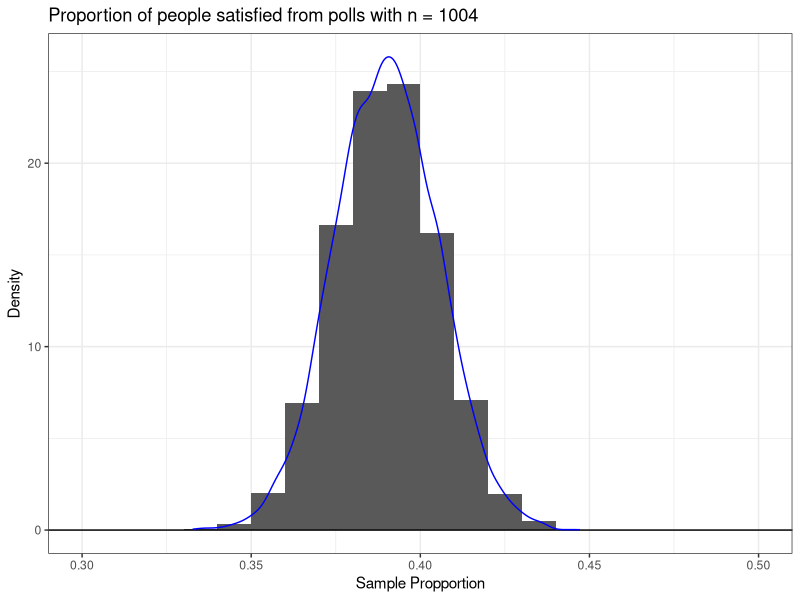
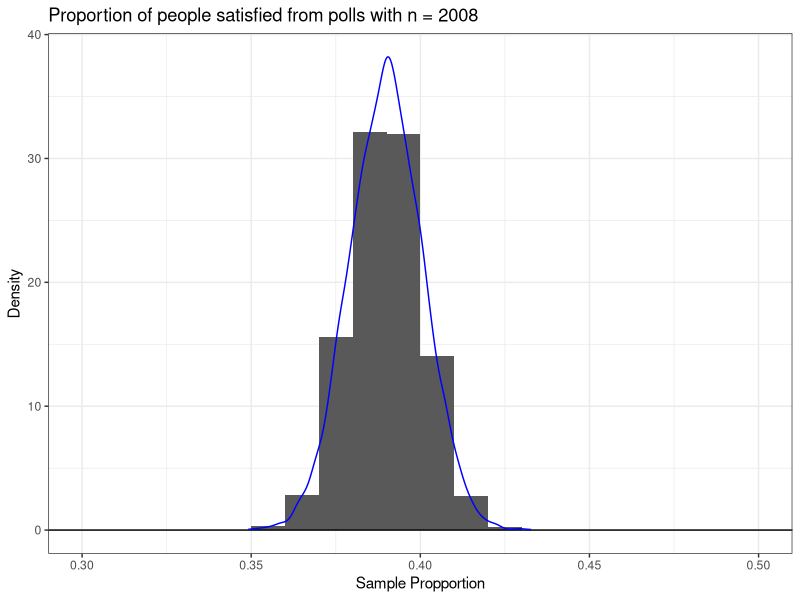

Source code (R) for these figures, in order:
#Lab 10
install.packages("tidyverse")
install.packages("ggplot2")
install.packages("patchwork")
library(tidyverse)
library(ggplot2)
library(patchwork)

simulations = 10000
sample.size1 = 1004
p.true = 0.39
poll.data1 = rbinom(simulations, sample.size1, p.true)/sample.size1
df1 = data.frame(x=poll.data1)
histogram.plot1 = ggplot(data = df1, aes(x=x))+         
  geom_histogram(aes(y=after_stat(density)),
                 breaks=seq(0.3,0.5,0.01)) +
  geom_hline(yintercept=0)+                      
  theme_bw()+                                     
  geom_density(color = "blue") +
  xlab("Sample Propportion")+                 
  ylab("Density")+             
  labs(color = "", title = "Proportion of people satisfied from polls with n = 1004")
histogram.plot1

range1 = quantile(poll.data1, c(0.025, 0.975)) #(.3595618, .4203187), range = 0.0607569
MOE1 = (range1[2]-range1[1])/2 #MOE = 0.03037845, approx 3%

sample.size2 = 2008
poll.data2 = rbinom(simulations, sample.size2, p.true)/sample.size2
df2 = data.frame(x=poll.data2)
histogram.plot2 = ggplot(data = df2, aes(x=x))+                 
  geom_histogram(aes(y=after_stat(density)),
                 breaks=seq(0.3,0.5,0.01)) +
  geom_hline(yintercept=0)+                                 
  theme_bw()+                                                     
  geom_density(color = "blue") +
  xlab("Sample Propportion")+                                     
  ylab("Density")+                              
  labs(color = "", title = "Proportion of people satisfied from polls with n = 2008")
histogram.plot2

range2 = quantile(poll.data2, c(0.025, 0.975)) #(0.3685259, 0.4113546), range = 0.0428287 
MOE2 = (range2[2]-range2[1])/2 #MOE = 0.02141435, approx 2%

#Task 2
n = 1004
yes = round(n*p.true)
og.sample = tibble(id = 1:n,
                   measurement = c(rep(1, yes), rep(0,n-yes)))
og.sample |>
  summarize(mean = mean(measurement))
resamples = numeric(10000)
for(i in 1:10000){
  resample = sample(x = og.sample$measurement,
                    size = n,
                    replace = T)
  resamples[i] = mean(resample)
}
resamples.df = data.frame(x = resamples)
resampling.plot = ggplot(data = resamples.df, aes(x=x))+                 
  geom_histogram(aes(y=after_stat(density)),
                 breaks=seq(0.3,0.5,0.01)) +
  geom_hline(yintercept=0)+                                 
  theme_bw()+                                                     
  geom_density(color = "blue") +
  xlab("Resample Propportion")+                                     
  ylab("Density")+                              
  labs(color = "", title = "Resampling proportion of people satisfied with n = 1004")

resampling.range = quantile(resamples, c(0.025, 0.975)) #(0.3595618, 0.4213147 ), range = 0.0617529
resampling.MOE = (resampling.range[2]-resampling.range[1])/2 #MOE = 0.03087649 , approx 3%
